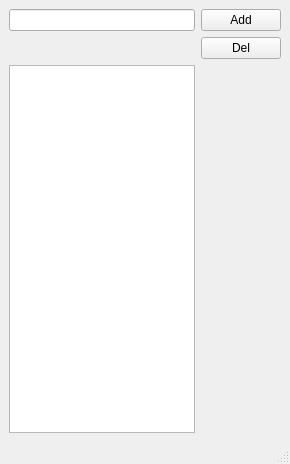
<?xml version="1.0" encoding="UTF-8"?>
<ui version="4.0">
 <class>CustomWord</class>
 <widget class="QMainWindow" name="CustomWord">
  <property name="geometry">
   <rect>
    <x>0</x>
    <y>0</y>
    <width>290</width>
    <height>464</height>
   </rect>
  </property>
  <property name="windowTitle">
   <string>Custom Word</string>
  </property>
  <widget class="QWidget" name="centralwidget">
   <layout class="QGridLayout" name="gridLayout">
    <item row="2" column="0">
     <widget class="QListWidget" name="listWidget"/>
    </item>
    <item row="0" column="0">
     <widget class="QLineEdit" name="inputWord"/>
    </item>
    <item row="0" column="2">
     <widget class="QPushButton" name="bt_add">
      <property name="text">
       <string>Add</string>
      </property>
     </widget>
    </item>
    <item row="1" column="2">
     <widget class="QPushButton" name="bt_del">
      <property name="text">
       <string>Del</string>
      </property>
     </widget>
    </item>
   </layout>
  </widget>
  <widget class="QMenuBar" name="menubar">
   <property name="geometry">
    <rect>
     <x>0</x>
     <y>0</y>
     <width>290</width>
     <height>21</height>
    </rect>
   </property>
  </widget>
  <widget class="QStatusBar" name="statusbar"/>
 </widget>
 <resources/>
 <connections/>
</ui>
